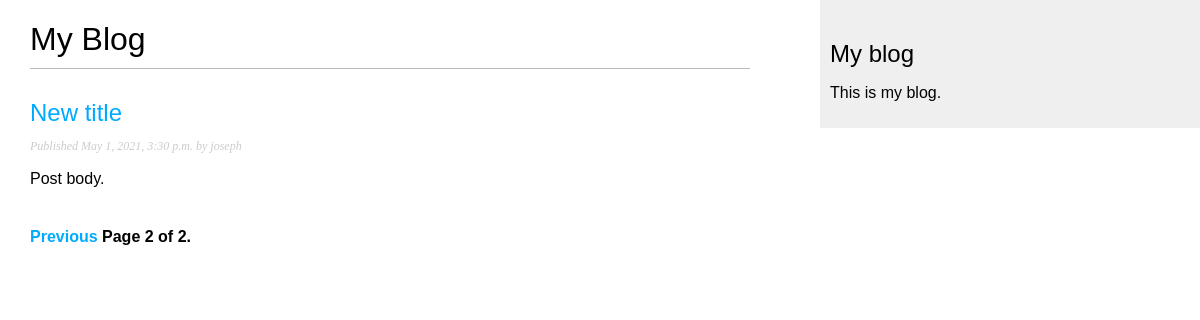
Screenshot of /blog/?page=2 with the database file from the repository.
### blog/models.py (models this page shows, shortened)
class Post(models.Model):
    STATUS_CHOICES = (
        ('draft', 'Draft'),
        ('published', 'Published'),
    )
    title = models.CharField(max_length=250)
    slug = models.SlugField(max_length=250,
                            unique_for_date='publish')
    author = models.ForeignKey(User,
                               on_delete=models.CASCADE,
                               related_name='blog_posts')
    body = models.TextField()
    publish = models.DateTimeField(default=timezone.now)
    created = models.DateTimeField(auto_now_add=True)
    updated = models.DateTimeField(auto_now=True)
    status = models.CharField(max_length=10,
                              choices=STATUS_CHOICES,
                              default='draft')
    objects = models.Manager()
    published = PublishedManager()
    class Meta:
        ordering = ('-publish',)
    def get_absolute_url(self):
        return reverse("blog:post_detail",
                       args=[self.publish.year,
                             self.publish.month,
                             self.publish.day, self.slug])

### blog/views.py (the view)
# urls.py: path("", views.PostListView.as_view(), name="post_list"),
class PostListView(ListView):
    queryset = Post.published.all()
    context_object_name = 'posts'
    paginate_by = 3
    template_name = 'blog/post/list.html'

### blog/templates/blog/post/list.html (shortened to what this page needs)
{% extends 'blog/base.html' %}
{% block content %}
  <h1>My Blog</h1>
  {% for post in posts %}
    <h2>
      <a href="{{ post.get_absolute_url }}">
        {{ post.title }}
      </a>
    </h2>
    <p class="date">
      Published {{ post.publish }} by {{ post.author }}
    </p>
    {{ post.body|truncatewords:30|linebreaks }}
  {% endfor %}
  {% include "pagination.html" with page=page_obj %}
{% endblock content %}

### blog/static/css/blog.css (style rules this page uses)
body { margin: 0; padding: 0; font-family: helvetica, sans-serif; }
a { color: #00abff; text-decoration: none; }
h1 { font-weight: normal; border-bottom: 1px solid #bbb; padding: 0 0 10px 0; }
h2 { font-weight: normal; margin: 30px 0 0; }
p.date { color: #ccc; font-family: georgia, serif; font-size: 12px; font-style: italic; }

### rows the page displays
Post: title "New title", publish "May 1, 2021, 3:30 p.m.", author "joseph", body "Post body."

### other values shown
{{ page.number }} "2"
{{ page.paginator.num_pages }} "2"
